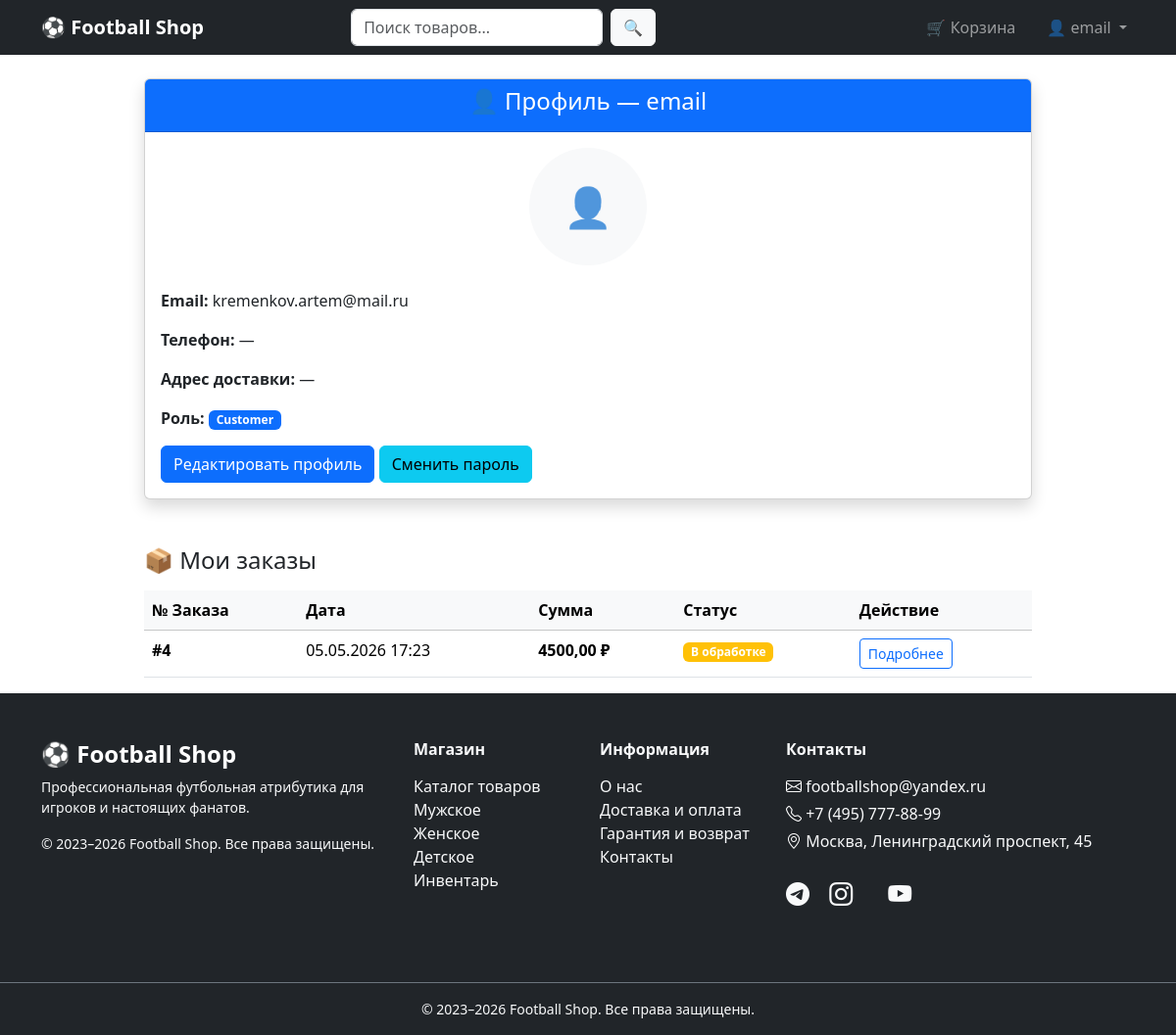
/accounts/profile/ (signed in), run on an earlier commit of the app's database.
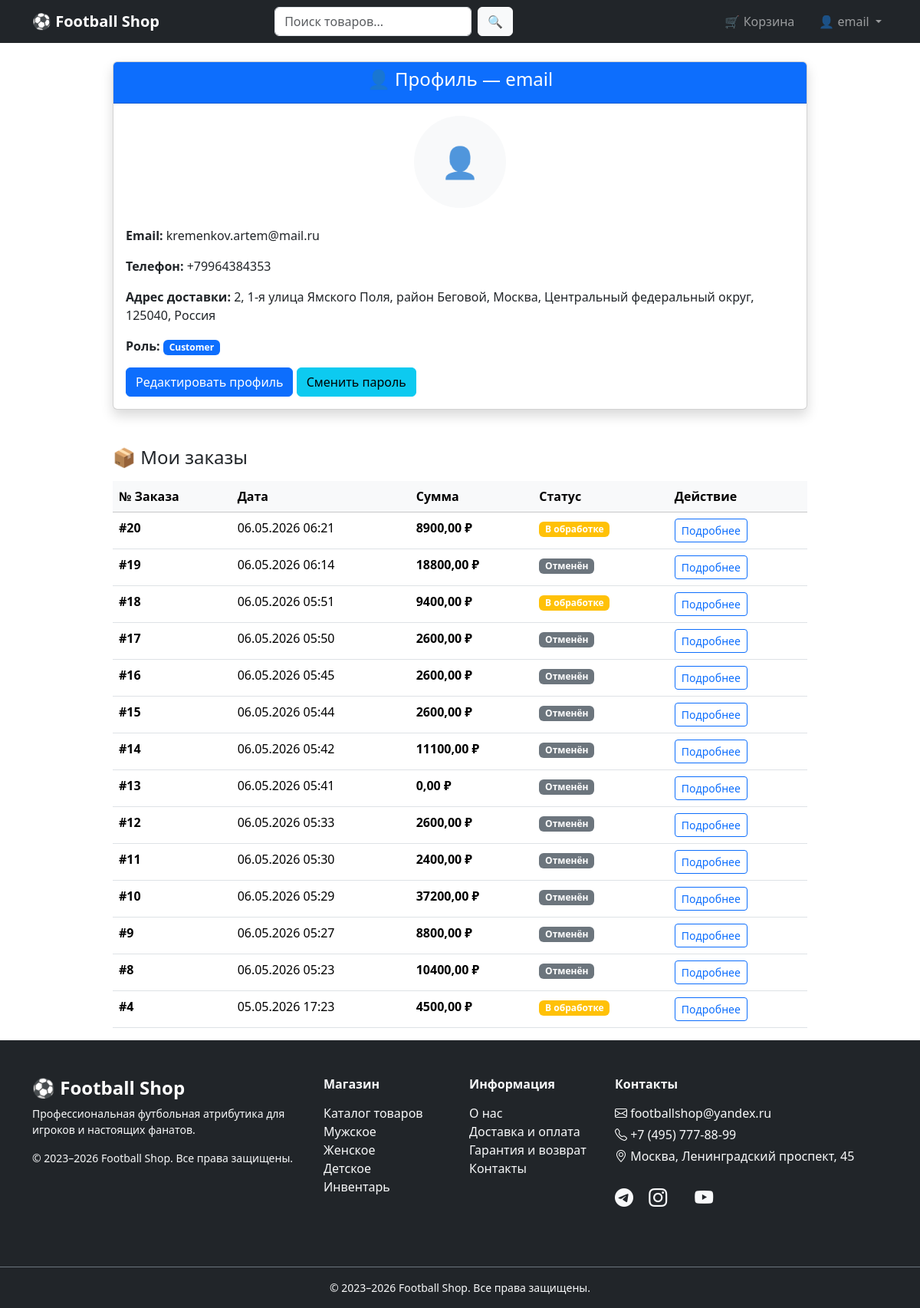
And on a later commit of the database.
### accounts/models.py (models this page shows, shortened)
class Profile(models.Model):
    user = models.OneToOneField(User, on_delete=models.CASCADE, related_name='profile')
    phone = models.CharField(
        max_length=15,
        blank=True,
        validators=[RegexValidator(regex=r'^\+?1?\d{9,15}$', message="Введите корректный номер телефона")]
    )
    address = models.TextField(blank=True)
    date_of_birth = models.DateField(null=True, blank=True)
    avatar = models.ImageField(
        upload_to='avatars/',
        blank=True,
        null=True,
        verbose_name="Аватарка"
    )
    favorite_team = models.CharField(
        max_length=100,
        blank=True,
        verbose_name="Любимая команда"
    )
    shirt_size = models.CharField(
        max_length=5,
        choices=[
            ('XS', 'XS'), ('S', 'S'), ('M', 'M'),
            ('L', 'L'), ('XL', 'XL'), ('XXL', 'XXL')
        ],
        blank=True,
        verbose_name="Размер формы"
    )
    favorite_player = models.CharField(
        max_length=100,
        blank=True,
        verbose_name="Любимый игрок"
    )
    latitude = models.FloatField(null=True, blank=True, verbose_name="Широта")
    longitude = models.FloatField(null=True, blank=True, verbose_name="Долгота")

### shop/models.py (models this page shows, shortened)
class Order(models.Model):
    STATUS_CHOICES = [
        ('pending', 'В обработке'),
        ('confirmed', 'Подтверждён'),
        ('shipped', 'Отправлен'),
        ('delivered', 'Доставлен'),
        ('cancelled', 'Отменён'),
    ]
    user = models.ForeignKey(User, on_delete=models.CASCADE, verbose_name="Пользователь")
    created_at = models.DateTimeField(auto_now_add=True, verbose_name="Дата создания")
    status = models.CharField(max_length=20, choices=STATUS_CHOICES, default='pending', verbose_name="Статус")
    total_amount = models.DecimalField(max_digits=10, decimal_places=2, default=0, verbose_name="Сумма заказа")
    address = models.TextField(verbose_name="Адрес доставки", blank=True, null=True)
    phone = models.CharField(max_length=20, verbose_name="Телефон", blank=True, null=True)
    comment = models.TextField(blank=True, null=True, verbose_name="Комментарий к заказу")
    class Meta:
        ordering = ['-created_at']
        verbose_name = "Заказ"
        verbose_name_plural = "Заказы"

### accounts/views.py (the view)
# urls.py: path('profile/', views.profile, name='profile'),
@login_required
def profile(request):
    try:
        profile = request.user.profile
    except Profile.DoesNotExist:
        profile = None
    orders = Order.objects.filter(user=request.user).order_by('-created_at')
    logger.info(f"Пользователь {request.user.username} открыл профиль (заказов: {orders.count()})")
    return render(request, 'accounts/profile.html', {
        'profile': profile,
        'orders': orders,
        'role': 'Manager' if request.user.groups.filter(name='Manager').exists() else 'Customer',
        'role_class': 'bg-success' if request.user.groups.filter(name='Manager').exists() else 'bg-primary',
    })

### templates/accounts/profile.html (shortened to what this page needs)
{% extends 'base.html' %}
{% block content %}
<div class="container">
    <div class="row justify-content-center">
        <div class="col-lg-10">
            <div class="card shadow">
                <div class="card-header bg-primary text-white text-center">
                    <h4>👤 Профиль — {{ user.username }}</h4>
                </div>
                <div class="card-body">
                    <div class="text-center mb-4">
                        {% if profile and profile.avatar %}
                            <img src="{{ profile.avatar.url }}" alt="Аватар" class="rounded-circle" width="120" height="120">
                        {% else %}
                            <div class="rounded-circle bg-light d-inline-flex align-items-center justify-content-center" style="width: 120px; height: 120px;">
                                <span class="text-muted fs-1">👤</span>
                            </div>
                        {% endif %}
                    </div>
                    <p><strong>Email:</strong> {{ user.email|default:"—" }}</p>
                    <p><strong>Телефон:</strong> {{ profile.phone|default:"—" }}</p>
                    <p><strong>Адрес доставки:</strong> {{ profile.address|default:"—" }}</p>
                    <p><strong>Роль:</strong> <span class="badge {{ role_class }}">{{ role }}</span></p>
                    <a href="{% url 'accounts:edit_profile' %}" class="btn btn-primary">Редактировать профиль</a>
                    <a href="{% url 'accounts:change_password' %}" class="btn btn-info">Сменить пароль</a>
                </div>
            </div>
            <h4 class="mt-5 mb-3">📦 Мои заказы</h4>
            {% if orders %}
                <div class="table-responsive">
                    <table class="table table-hover">
                        <thead class="table-light">
                            <tr>
                                <th>№ Заказа</th>
                                <th>Дата</th>
                                <th>Сумма</th>
                                <th>Статус</th>
                                <th>Действие</th>
                            </tr>
                        </thead>
                        <tbody>
                            {% for order in orders %}
                            <tr>
                                <td><strong>#{{ order.id }}</strong></td>
                                <td>{{ order.created_at|date:"d.m.Y H:i" }}</td>
                                <td><strong>{{ order.total_amount|floatformat:2 }} ₽</strong></td>
                                <td>
                                    <span class="badge
                                        {% if order.status == 'pending' %}bg-warning
                                        {% elif order.status == 'confirmed' %}bg-info
                                        {% elif order.status == 'shipped' %}bg-primary
                                        {% elif order.status == 'delivered' %}bg-success
                                        {% else %}bg-secondary{% endif %}">
                                        {{ order.get_status_display }}
                                    </span>
                                </td>
                                <td>
                                    <a href="{% url 'shop:order_detail' order.id %}" class="btn btn-sm btn-outline-primary">Подробнее</a>
                                </td>
                            </tr>
                            {% endfor %}
                        </tbody>
                    </table>
                </div>
            {% else %}
                <div class="alert alert-info">
                    У вас пока нет заказов.
                </div>
            {% endif %}
        </div>
    </div>
</div>
{% endblock %}

### templates/base.html (shortened to what this page needs)
<!DOCTYPE html>
<html lang="ru">
<head>
    <link href="https://cdn.jsdelivr.net/npm/bootstrap@5.3.3/dist/css/bootstrap.min.css" rel="stylesheet">
    <link href="https://cdn.jsdelivr.net/npm/bootstrap-icons@1.11.3/font/bootstrap-icons.css" rel="stylesheet">
</head>
<body class="d-flex flex-column min-vh-100">
    <nav class="navbar navbar-expand-lg navbar-dark bg-dark">
        <div class="container">
            <a class="navbar-brand fw-bold" href="{% url 'shop:index' %}">
                ⚽ Football Shop
            </a>
            <div class="collapse navbar-collapse" id="navbarNav">
                <form class="d-flex mx-auto" style="max-width: 420px;" method="get" action="{% url 'shop:search' %}">
                    <input type="text" name="q" class="form-control" placeholder="Поиск товаров..." value="{{ request.GET.q }}">
                    <button type="submit" class="btn btn-light ms-2">🔍</button>
                </form>
                <ul class="navbar-nav ms-auto align-items-center">
                    {% if user.is_authenticated %}
                        <li class="nav-item me-3">
                            <a class="nav-link position-relative" href="{% url 'shop:cart' %}">
                                🛒 Корзина
                            </a>
                        </li>
                        <li class="nav-item dropdown">
                            <a class="nav-link dropdown-toggle" href="#" role="button" data-bs-toggle="dropdown">
                                👤 {{ user.username }}
                            </a>
                        </li>
                    {% endif %}
                </ul>
            </div>
        </div>
    </nav>
    <div class="container mt-4 flex-grow-1">
        {% block content %}
        {% endblock %}
    </div>
    <footer class="bg-dark text-white mt-auto">
        <div class="container py-5">
            <div class="row">
                <div class="col-lg-4 col-md-6 mb-4">
                    <h4 class="fw-bold">⚽ Football Shop</h4>
                    <p class="text-light small">Профессиональная футбольная атрибутика для игроков и настоящих фанатов.</p>
                    <p class="text-light small">© 2023–2026 Football Shop. Все права защищены.</p>
                </div>
                <div class="col-lg-2 col-md-6 mb-4">
                    <h6 class="fw-bold mb-3 text-light">Магазин</h6>
                    <ul class="list-unstyled">
                        <li><a href="{% url 'shop:index' %}" class="text-light text-decoration-none">Каталог товаров</a></li>
                        <li><a href="{% url 'shop:category_products' 'male' %}" class="text-light text-decoration-none">Мужское</a></li>
                        <li><a href="{% url 'shop:category_products' 'female' %}" class="text-light text-decoration-none">Женское</a></li>
                        <li><a href="{% url 'shop:category_products' 'kids' %}" class="text-light text-decoration-none">Детское</a></li>
                        <li><a href="{% url 'shop:category_products' 'unisex' %}" class="text-light text-decoration-none">Инвентарь</a></li>
                    </ul>
                </div>
                <div class="col-lg-2 col-md-6 mb-4">
                    <h6 class="fw-bold mb-3 text-light">Информация</h6>
                    <ul class="list-unstyled">
                        <li><a href="#" class="text-light text-decoration-none" data-bs-toggle="modal" data-bs-target="#aboutModal">О нас</a></li>
                        <li><a href="#" class="text-light text-decoration-none" data-bs-toggle="modal" data-bs-target="#deliveryModal">Доставка и оплата</a></li>
                        <li><a href="#" class="text-light text-decoration-none" data-bs-toggle="modal" data-bs-target="#guaranteeModal">Гарантия и возврат</a></li>
                        <li><a href="#" class="text-light text-decoration-none" data-bs-toggle="modal" data-bs-target="#contactsModal">Контакты</a></li>
                    </ul>
                </div>
                <div class="col-lg-4 col-md-6 mb-4">
                    <h6 class="fw-bold mb-3 text-light">Контакты</h6>
                    <p class="mb-1"><i class="bi bi-envelope"></i> <span class="text-light">footballshop@yandex.ru</span></p>
                    <p class="mb-1"><i class="bi bi-telephone"></i> <span class="text-light">+7 (495) 777-88-99</span></p>
                    <p><i class="bi bi-geo-alt"></i> <span class="text-light">Москва, Ленинградский проспект, 45</span></p>
                    <div class="mt-4">
                        <a href="#" class="text-light me-3 fs-4"><i class="bi bi-telegram"></i></a>
                        <a href="#" class="text-light me-3 fs-4"><i class="bi bi-instagram"></i></a>
                        <a href="#" class="text-light fs-4"><i class="bi bi-youtube"></i></a>
                    </div>
                </div>
            </div>
        </div>
        <div class="border-top border-secondary py-3 text-center small text-light">
            © 2023–2026 Football Shop. Все права защищены.
        </div>
    </footer>
</body>
</html>

What changed in the data, as far as the page shows it:
changed Profile: phone "—" → "+79964384353"; address "—" → "2, 1-я улица Ямского Поля, район Беговой, Москва, Центральный федеральный округ, 125040, Россия"
added Order: id "20", created_at "06.05.2026 06:21", total_amount "8900,00", status "В обработке"
added Order: id "19", created_at "06.05.2026 06:14", total_amount "18800,00", status "Отменён"
added Order: id "18", created_at "06.05.2026 05:51", total_amount "9400,00", status "В обработке"
added Order: id "17", created_at "06.05.2026 05:50", total_amount "2600,00", status "Отменён"
added Order: id "16", created_at "06.05.2026 05:45", total_amount "2600,00", status "Отменён"
added Order: id "15", created_at "06.05.2026 05:44", total_amount "2600,00", status "Отменён"
added Order: id "14", created_at "06.05.2026 05:42", total_amount "11100,00", status "Отменён"
added Order: id "13", created_at "06.05.2026 05:41", total_amount "0,00", status "Отменён"
added Order: id "12", created_at "06.05.2026 05:33", total_amount "2600,00", status "Отменён"
added Order: id "11", created_at "06.05.2026 05:30", total_amount "2400,00", status "Отменён"
added Order: id "10", created_at "06.05.2026 05:29", total_amount "37200,00", status "Отменён"
added Order: id "9", created_at "06.05.2026 05:27", total_amount "8800,00", status "Отменён"
added Order: id "8", created_at "06.05.2026 05:23", total_amount "10400,00", status "Отменён"
